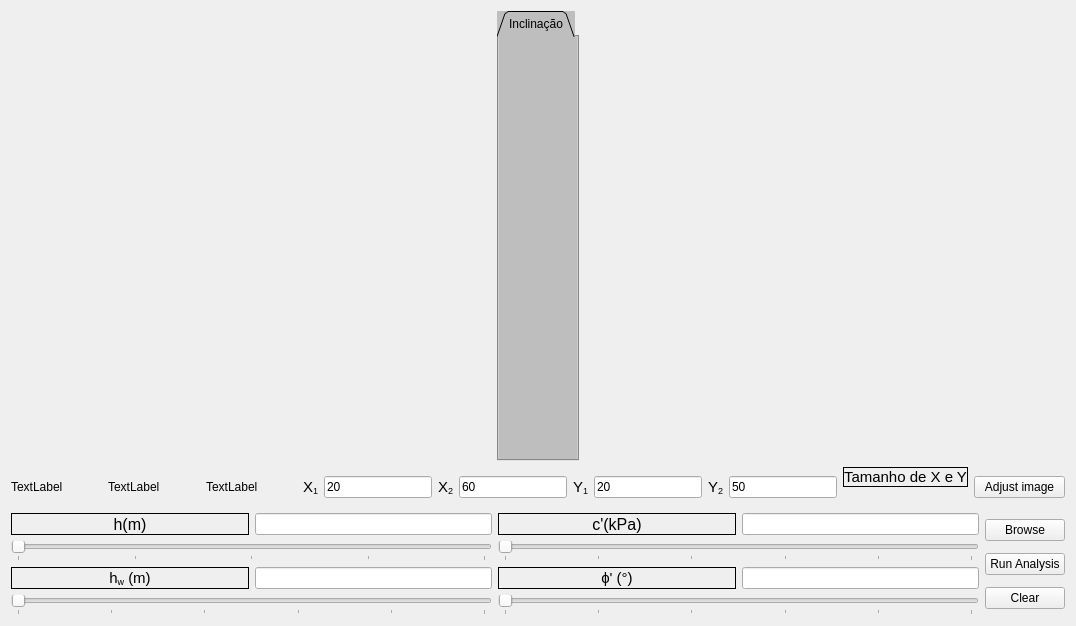
<?xml version="1.0" encoding="UTF-8"?>
<ui version="4.0">
 <class>AppTaludes</class>
 <widget class="QWidget" name="AppTaludes">
  <property name="geometry">
   <rect>
    <x>0</x>
    <y>0</y>
    <width>1076</width>
    <height>626</height>
   </rect>
  </property>
  <property name="sizePolicy">
   <sizepolicy hsizetype="MinimumExpanding" vsizetype="MinimumExpanding">
    <horstretch>0</horstretch>
    <verstretch>0</verstretch>
   </sizepolicy>
  </property>
  <property name="minimumSize">
   <size>
    <width>1076</width>
    <height>626</height>
   </size>
  </property>
  <property name="mouseTracking">
   <bool>false</bool>
  </property>
  <property name="windowTitle">
   <string>AppTaludes</string>
  </property>
  <property name="layoutDirection">
   <enum>Qt::LeftToRight</enum>
  </property>
  <layout class="QGridLayout" name="gridLayout">
   <item row="3" column="1">
    <layout class="QHBoxLayout" name="down_Layout">
     <property name="sizeConstraint">
      <enum>QLayout::SetMaximumSize</enum>
     </property>
     <item>
      <layout class="QGridLayout" name="h_hw_Layout">
       <property name="sizeConstraint">
        <enum>QLayout::SetFixedSize</enum>
       </property>
       <item row="1" column="0">
        <widget class="QSlider" name="horizontalSlider_H">
         <property name="sizePolicy">
          <sizepolicy hsizetype="Minimum" vsizetype="Fixed">
           <horstretch>0</horstretch>
           <verstretch>0</verstretch>
          </sizepolicy>
         </property>
         <property name="mouseTracking">
          <bool>false</bool>
         </property>
         <property name="tabletTracking">
          <bool>false</bool>
         </property>
         <property name="acceptDrops">
          <bool>false</bool>
         </property>
         <property name="autoFillBackground">
          <bool>true</bool>
         </property>
         <property name="minimum">
          <number>10</number>
         </property>
         <property name="maximum">
          <number>50</number>
         </property>
         <property name="pageStep">
          <number>0</number>
         </property>
         <property name="value">
          <number>10</number>
         </property>
         <property name="orientation">
          <enum>Qt::Horizontal</enum>
         </property>
         <property name="tickPosition">
          <enum>QSlider::TicksBelow</enum>
         </property>
         <property name="tickInterval">
          <number>10</number>
         </property>
        </widget>
       </item>
       <item row="0" column="0">
        <layout class="QHBoxLayout" name="horizontalLayout_2">
         <item>
          <widget class="QLabel" name="hLbl">
           <property name="sizePolicy">
            <sizepolicy hsizetype="Minimum" vsizetype="Preferred">
             <horstretch>0</horstretch>
             <verstretch>0</verstretch>
            </sizepolicy>
           </property>
           <property name="font">
            <font>
             <pointsize>12</pointsize>
             <bold>false</bold>
            </font>
           </property>
           <property name="mouseTracking">
            <bool>true</bool>
           </property>
           <property name="autoFillBackground">
            <bool>true</bool>
           </property>
           <property name="frameShape">
            <enum>QFrame::Panel</enum>
           </property>
           <property name="text">
            <string>h(m)</string>
           </property>
           <property name="alignment">
            <set>Qt::AlignCenter</set>
           </property>
          </widget>
         </item>
         <item>
          <widget class="QLineEdit" name="hlineEdit">
           <property name="sizePolicy">
            <sizepolicy hsizetype="Minimum" vsizetype="Fixed">
             <horstretch>0</horstretch>
             <verstretch>0</verstretch>
            </sizepolicy>
           </property>
           <property name="text">
            <string/>
           </property>
          </widget>
         </item>
        </layout>
       </item>
       <item row="2" column="0">
        <layout class="QHBoxLayout" name="horizontalLayout_6">
         <item>
          <widget class="QLabel" name="hwLbl">
           <property name="sizePolicy">
            <sizepolicy hsizetype="Minimum" vsizetype="Preferred">
             <horstretch>0</horstretch>
             <verstretch>0</verstretch>
            </sizepolicy>
           </property>
           <property name="font">
            <font>
             <pointsize>11</pointsize>
             <bold>false</bold>
            </font>
           </property>
           <property name="autoFillBackground">
            <bool>true</bool>
           </property>
           <property name="frameShape">
            <enum>QFrame::Panel</enum>
           </property>
           <property name="text">
            <string>&lt;html&gt;&lt;head/&gt;&lt;body&gt;&lt;p&gt;h&lt;span style=&quot; vertical-align:sub;&quot;&gt;w&lt;/span&gt; (m)&lt;/p&gt;&lt;/body&gt;&lt;/html&gt;</string>
           </property>
           <property name="alignment">
            <set>Qt::AlignCenter</set>
           </property>
          </widget>
         </item>
         <item>
          <widget class="QLineEdit" name="hwlineEdit">
           <property name="sizePolicy">
            <sizepolicy hsizetype="Minimum" vsizetype="Fixed">
             <horstretch>0</horstretch>
             <verstretch>0</verstretch>
            </sizepolicy>
           </property>
          </widget>
         </item>
        </layout>
       </item>
       <item row="3" column="0">
        <widget class="QSlider" name="horizontalSlider_Hw">
         <property name="autoFillBackground">
          <bool>true</bool>
         </property>
         <property name="maximum">
          <number>100</number>
         </property>
         <property name="singleStep">
          <number>4</number>
         </property>
         <property name="pageStep">
          <number>1</number>
         </property>
         <property name="sliderPosition">
          <number>0</number>
         </property>
         <property name="orientation">
          <enum>Qt::Horizontal</enum>
         </property>
         <property name="tickPosition">
          <enum>QSlider::TicksBelow</enum>
         </property>
         <property name="tickInterval">
          <number>20</number>
         </property>
        </widget>
       </item>
      </layout>
     </item>
     <item>
      <layout class="QGridLayout" name="gridLayout_3">
       <property name="sizeConstraint">
        <enum>QLayout::SetMaximumSize</enum>
       </property>
       <item row="1" column="0">
        <widget class="QSlider" name="horizontalSlider_C">
         <property name="sizePolicy">
          <sizepolicy hsizetype="Minimum" vsizetype="Fixed">
           <horstretch>0</horstretch>
           <verstretch>0</verstretch>
          </sizepolicy>
         </property>
         <property name="autoFillBackground">
          <bool>true</bool>
         </property>
         <property name="maximum">
          <number>20</number>
         </property>
         <property name="singleStep">
          <number>1</number>
         </property>
         <property name="pageStep">
          <number>1</number>
         </property>
         <property name="value">
          <number>0</number>
         </property>
         <property name="orientation">
          <enum>Qt::Horizontal</enum>
         </property>
         <property name="tickPosition">
          <enum>QSlider::TicksBelow</enum>
         </property>
         <property name="tickInterval">
          <number>4</number>
         </property>
        </widget>
       </item>
       <item row="2" column="0">
        <layout class="QHBoxLayout" name="horizontalLayout_5">
         <property name="sizeConstraint">
          <enum>QLayout::SetDefaultConstraint</enum>
         </property>
         <item>
          <widget class="QLabel" name="oLbl">
           <property name="sizePolicy">
            <sizepolicy hsizetype="Minimum" vsizetype="Preferred">
             <horstretch>0</horstretch>
             <verstretch>0</verstretch>
            </sizepolicy>
           </property>
           <property name="font">
            <font>
             <pointsize>11</pointsize>
             <bold>false</bold>
            </font>
           </property>
           <property name="mouseTracking">
            <bool>true</bool>
           </property>
           <property name="autoFillBackground">
            <bool>true</bool>
           </property>
           <property name="frameShape">
            <enum>QFrame::Panel</enum>
           </property>
           <property name="text">
            <string>ϕ' (°)</string>
           </property>
           <property name="alignment">
            <set>Qt::AlignCenter</set>
           </property>
          </widget>
         </item>
         <item>
          <widget class="QLineEdit" name="philineEdit">
           <property name="sizePolicy">
            <sizepolicy hsizetype="Minimum" vsizetype="Fixed">
             <horstretch>0</horstretch>
             <verstretch>0</verstretch>
            </sizepolicy>
           </property>
           <property name="autoFillBackground">
            <bool>false</bool>
           </property>
          </widget>
         </item>
        </layout>
       </item>
       <item row="3" column="0">
        <widget class="QSlider" name="horizontalSlider_Phi">
         <property name="autoFillBackground">
          <bool>true</bool>
         </property>
         <property name="minimum">
          <number>15</number>
         </property>
         <property name="maximum">
          <number>45</number>
         </property>
         <property name="singleStep">
          <number>1</number>
         </property>
         <property name="pageStep">
          <number>1</number>
         </property>
         <property name="orientation">
          <enum>Qt::Horizontal</enum>
         </property>
         <property name="tickPosition">
          <enum>QSlider::TicksBelow</enum>
         </property>
         <property name="tickInterval">
          <number>6</number>
         </property>
        </widget>
       </item>
       <item row="0" column="0">
        <layout class="QHBoxLayout" name="horizontalLayout">
         <property name="sizeConstraint">
          <enum>QLayout::SetDefaultConstraint</enum>
         </property>
         <item>
          <widget class="QLabel" name="cLbl">
           <property name="sizePolicy">
            <sizepolicy hsizetype="Minimum" vsizetype="Preferred">
             <horstretch>0</horstretch>
             <verstretch>0</verstretch>
            </sizepolicy>
           </property>
           <property name="font">
            <font>
             <pointsize>12</pointsize>
             <bold>false</bold>
            </font>
           </property>
           <property name="mouseTracking">
            <bool>true</bool>
           </property>
           <property name="tabletTracking">
            <bool>false</bool>
           </property>
           <property name="autoFillBackground">
            <bool>true</bool>
           </property>
           <property name="frameShape">
            <enum>QFrame::Panel</enum>
           </property>
           <property name="frameShadow">
            <enum>QFrame::Plain</enum>
           </property>
           <property name="text">
            <string>c'(kPa)</string>
           </property>
           <property name="alignment">
            <set>Qt::AlignCenter</set>
           </property>
          </widget>
         </item>
         <item>
          <widget class="QLineEdit" name="ClineEdit">
           <property name="sizePolicy">
            <sizepolicy hsizetype="Minimum" vsizetype="Fixed">
             <horstretch>0</horstretch>
             <verstretch>0</verstretch>
            </sizepolicy>
           </property>
           <property name="focusPolicy">
            <enum>Qt::NoFocus</enum>
           </property>
           <property name="clearButtonEnabled">
            <bool>false</bool>
           </property>
          </widget>
         </item>
        </layout>
       </item>
      </layout>
     </item>
     <item>
      <layout class="QVBoxLayout" name="btnLayout">
       <property name="sizeConstraint">
        <enum>QLayout::SetMaximumSize</enum>
       </property>
       <item>
        <widget class="QPushButton" name="browse">
         <property name="text">
          <string>Browse</string>
         </property>
        </widget>
       </item>
       <item>
        <widget class="QPushButton" name="AnalysisBtn">
         <property name="text">
          <string>Run Analysis</string>
         </property>
        </widget>
       </item>
       <item>
        <widget class="QPushButton" name="ClearBtn">
         <property name="text">
          <string>Clear</string>
         </property>
        </widget>
       </item>
      </layout>
     </item>
    </layout>
   </item>
   <item row="1" column="1">
    <layout class="QHBoxLayout" name="canvas_Layout">
     <property name="sizeConstraint">
      <enum>QLayout::SetNoConstraint</enum>
     </property>
     <property name="leftMargin">
      <number>0</number>
     </property>
     <item>
      <layout class="QHBoxLayout" name="horizontalLayout_3"/>
     </item>
     <item>
      <widget class="QTabWidget" name="tabs">
       <property name="sizePolicy">
        <sizepolicy hsizetype="Maximum" vsizetype="MinimumExpanding">
         <horstretch>0</horstretch>
         <verstretch>0</verstretch>
        </sizepolicy>
       </property>
       <property name="autoFillBackground">
        <bool>false</bool>
       </property>
       <property name="styleSheet">
        <string notr="true">color: rgb(0, 0, 0);
background-color: rgb(190, 190, 190);</string>
       </property>
       <property name="tabShape">
        <enum>QTabWidget::Triangular</enum>
       </property>
       <property name="currentIndex">
        <number>0</number>
       </property>
       <property name="elideMode">
        <enum>Qt::ElideNone</enum>
       </property>
       <property name="usesScrollButtons">
        <bool>false</bool>
       </property>
       <property name="tabBarAutoHide">
        <bool>false</bool>
       </property>
       <widget class="QWidget" name="tab">
        <attribute name="title">
         <string>Inclinação</string>
        </attribute>
        <widget class="QWidget" name="layoutWidget">
         <property name="geometry">
          <rect>
           <x>0</x>
           <y>0</y>
           <width>1051</width>
           <height>391</height>
          </rect>
         </property>
         <layout class="QHBoxLayout" name="horizontalLayout_4">
          <property name="sizeConstraint">
           <enum>QLayout::SetMinAndMaxSize</enum>
          </property>
         </layout>
        </widget>
       </widget>
      </widget>
     </item>
    </layout>
   </item>
   <item row="2" column="1">
    <layout class="QHBoxLayout" name="middle_Layout">
     <property name="sizeConstraint">
      <enum>QLayout::SetFixedSize</enum>
     </property>
     <item>
      <widget class="QLabel" name="imgname">
       <property name="autoFillBackground">
        <bool>true</bool>
       </property>
       <property name="text">
        <string>TextLabel</string>
       </property>
      </widget>
     </item>
     <item>
      <widget class="QLabel" name="imgsizex">
       <property name="text">
        <string>TextLabel</string>
       </property>
      </widget>
     </item>
     <item>
      <widget class="QLabel" name="imgsizey">
       <property name="text">
        <string>TextLabel</string>
       </property>
      </widget>
     </item>
     <item>
      <widget class="QLabel" name="x1label">
       <property name="sizePolicy">
        <sizepolicy hsizetype="Maximum" vsizetype="Minimum">
         <horstretch>0</horstretch>
         <verstretch>0</verstretch>
        </sizepolicy>
       </property>
       <property name="font">
        <font>
         <pointsize>11</pointsize>
         <bold>false</bold>
        </font>
       </property>
       <property name="autoFillBackground">
        <bool>true</bool>
       </property>
       <property name="frameShape">
        <enum>QFrame::NoFrame</enum>
       </property>
       <property name="lineWidth">
        <number>1</number>
       </property>
       <property name="text">
        <string>&lt;html&gt;&lt;head/&gt;&lt;body&gt;&lt;p&gt;X&lt;span style=&quot; vertical-align:sub;&quot;&gt;1&lt;/span&gt;&lt;/p&gt;&lt;/body&gt;&lt;/html&gt;</string>
       </property>
       <property name="scaledContents">
        <bool>true</bool>
       </property>
       <property name="margin">
        <number>5</number>
       </property>
      </widget>
     </item>
     <item>
      <widget class="QLineEdit" name="y1lineEdit">
       <property name="sizePolicy">
        <sizepolicy hsizetype="Minimum" vsizetype="Fixed">
         <horstretch>0</horstretch>
         <verstretch>0</verstretch>
        </sizepolicy>
       </property>
       <property name="autoFillBackground">
        <bool>false</bool>
       </property>
       <property name="text">
        <string>20</string>
       </property>
       <property name="placeholderText">
        <string>20</string>
       </property>
      </widget>
     </item>
     <item>
      <widget class="QLabel" name="x2label">
       <property name="sizePolicy">
        <sizepolicy hsizetype="Maximum" vsizetype="Minimum">
         <horstretch>0</horstretch>
         <verstretch>0</verstretch>
        </sizepolicy>
       </property>
       <property name="font">
        <font>
         <pointsize>11</pointsize>
         <bold>false</bold>
        </font>
       </property>
       <property name="autoFillBackground">
        <bool>true</bool>
       </property>
       <property name="frameShape">
        <enum>QFrame::NoFrame</enum>
       </property>
       <property name="text">
        <string>&lt;html&gt;&lt;head/&gt;&lt;body&gt;&lt;p&gt;X&lt;span style=&quot; vertical-align:sub;&quot;&gt;2&lt;/span&gt;&lt;/p&gt;&lt;/body&gt;&lt;/html&gt;</string>
       </property>
       <property name="scaledContents">
        <bool>true</bool>
       </property>
       <property name="margin">
        <number>5</number>
       </property>
      </widget>
     </item>
     <item>
      <widget class="QLineEdit" name="y2lineEdit">
       <property name="sizePolicy">
        <sizepolicy hsizetype="Minimum" vsizetype="Fixed">
         <horstretch>0</horstretch>
         <verstretch>0</verstretch>
        </sizepolicy>
       </property>
       <property name="text">
        <string>60</string>
       </property>
       <property name="placeholderText">
        <string>60</string>
       </property>
      </widget>
     </item>
     <item>
      <widget class="QLabel" name="y1label">
       <property name="sizePolicy">
        <sizepolicy hsizetype="Maximum" vsizetype="Minimum">
         <horstretch>0</horstretch>
         <verstretch>0</verstretch>
        </sizepolicy>
       </property>
       <property name="font">
        <font>
         <pointsize>11</pointsize>
         <bold>false</bold>
        </font>
       </property>
       <property name="autoFillBackground">
        <bool>true</bool>
       </property>
       <property name="frameShape">
        <enum>QFrame::NoFrame</enum>
       </property>
       <property name="text">
        <string>&lt;html&gt;&lt;head/&gt;&lt;body&gt;&lt;p&gt;Y&lt;span style=&quot; vertical-align:sub;&quot;&gt;1&lt;/span&gt;&lt;/p&gt;&lt;/body&gt;&lt;/html&gt;</string>
       </property>
       <property name="scaledContents">
        <bool>true</bool>
       </property>
       <property name="margin">
        <number>5</number>
       </property>
      </widget>
     </item>
     <item>
      <widget class="QLineEdit" name="x1lineEdit">
       <property name="sizePolicy">
        <sizepolicy hsizetype="Minimum" vsizetype="Fixed">
         <horstretch>0</horstretch>
         <verstretch>0</verstretch>
        </sizepolicy>
       </property>
       <property name="text">
        <string>20</string>
       </property>
       <property name="placeholderText">
        <string>20</string>
       </property>
      </widget>
     </item>
     <item>
      <widget class="QLabel" name="y2label">
       <property name="sizePolicy">
        <sizepolicy hsizetype="Maximum" vsizetype="Minimum">
         <horstretch>0</horstretch>
         <verstretch>0</verstretch>
        </sizepolicy>
       </property>
       <property name="font">
        <font>
         <pointsize>11</pointsize>
         <bold>false</bold>
        </font>
       </property>
       <property name="layoutDirection">
        <enum>Qt::LeftToRight</enum>
       </property>
       <property name="autoFillBackground">
        <bool>true</bool>
       </property>
       <property name="frameShape">
        <enum>QFrame::NoFrame</enum>
       </property>
       <property name="text">
        <string>&lt;html&gt;&lt;head/&gt;&lt;body&gt;&lt;p&gt;Y&lt;span style=&quot; vertical-align:sub;&quot;&gt;2&lt;/span&gt;&lt;/p&gt;&lt;/body&gt;&lt;/html&gt;</string>
       </property>
       <property name="scaledContents">
        <bool>true</bool>
       </property>
       <property name="margin">
        <number>5</number>
       </property>
      </widget>
     </item>
     <item>
      <widget class="QLineEdit" name="x2lineEdit">
       <property name="sizePolicy">
        <sizepolicy hsizetype="Minimum" vsizetype="Fixed">
         <horstretch>0</horstretch>
         <verstretch>0</verstretch>
        </sizepolicy>
       </property>
       <property name="text">
        <string>50</string>
       </property>
       <property name="placeholderText">
        <string>50</string>
       </property>
      </widget>
     </item>
     <item>
      <layout class="QVBoxLayout" name="verticalLayout">
       <item>
        <widget class="QLabel" name="limits">
         <property name="font">
          <font>
           <pointsize>11</pointsize>
           <bold>false</bold>
          </font>
         </property>
         <property name="frameShape">
          <enum>QFrame::Panel</enum>
         </property>
         <property name="text">
          <string>Tamanho de X e Y</string>
         </property>
         <property name="alignment">
          <set>Qt::AlignCenter</set>
         </property>
        </widget>
       </item>
       <item>
        <widget class="QLabel" name="label">
         <property name="layoutDirection">
          <enum>Qt::LeftToRight</enum>
         </property>
         <property name="autoFillBackground">
          <bool>true</bool>
         </property>
         <property name="text">
          <string/>
         </property>
        </widget>
       </item>
      </layout>
     </item>
     <item>
      <widget class="QPushButton" name="Adjust">
       <property name="text">
        <string>Adjust image</string>
       </property>
      </widget>
     </item>
    </layout>
   </item>
   <item row="0" column="1">
    <layout class="QHBoxLayout" name="horizontalLayout_8">
     <property name="sizeConstraint">
      <enum>QLayout::SetFixedSize</enum>
     </property>
    </layout>
   </item>
  </layout>
 </widget>
 <resources/>
 <connections>
  <connection>
   <sender>ClearBtn</sender>
   <signal>clicked()</signal>
   <receiver>philineEdit</receiver>
   <slot>clear()</slot>
   <hints>
    <hint type="sourcelabel">
     <x>1064</x>
     <y>606</y>
    </hint>
    <hint type="destinationlabel">
     <x>975</x>
     <y>587</y>
    </hint>
   </hints>
  </connection>
  <connection>
   <sender>ClearBtn</sender>
   <signal>clicked()</signal>
   <receiver>ClineEdit</receiver>
   <slot>clear()</slot>
   <hints>
    <hint type="sourcelabel">
     <x>1064</x>
     <y>606</y>
    </hint>
    <hint type="destinationlabel">
     <x>975</x>
     <y>529</y>
    </hint>
   </hints>
  </connection>
  <connection>
   <sender>ClearBtn</sender>
   <signal>clicked()</signal>
   <receiver>hwlineEdit</receiver>
   <slot>clear()</slot>
   <hints>
    <hint type="sourcelabel">
     <x>1064</x>
     <y>606</y>
    </hint>
    <hint type="destinationlabel">
     <x>355</x>
     <y>568</y>
    </hint>
   </hints>
  </connection>
  <connection>
   <sender>ClearBtn</sender>
   <signal>clicked()</signal>
   <receiver>hlineEdit</receiver>
   <slot>clear()</slot>
   <hints>
    <hint type="sourcelabel">
     <x>1064</x>
     <y>606</y>
    </hint>
    <hint type="destinationlabel">
     <x>488</x>
     <y>529</y>
    </hint>
   </hints>
  </connection>
  <connection>
   <sender>browse</sender>
   <signal>clicked()</signal>
   <receiver>AppTaludes</receiver>
   <slot>getfile()</slot>
   <hints>
    <hint type="sourcelabel">
     <x>1064</x>
     <y>534</y>
    </hint>
    <hint type="destinationlabel">
     <x>839</x>
     <y>443</y>
    </hint>
   </hints>
  </connection>
  <connection>
   <sender>ClearBtn</sender>
   <signal>clicked()</signal>
   <receiver>y2lineEdit</receiver>
   <slot>clear()</slot>
   <hints>
    <hint type="sourcelabel">
     <x>1064</x>
     <y>606</y>
    </hint>
    <hint type="destinationlabel">
     <x>795</x>
     <y>484</y>
    </hint>
   </hints>
  </connection>
  <connection>
   <sender>ClearBtn</sender>
   <signal>clicked()</signal>
   <receiver>y1lineEdit</receiver>
   <slot>clear()</slot>
   <hints>
    <hint type="sourcelabel">
     <x>1064</x>
     <y>606</y>
    </hint>
    <hint type="destinationlabel">
     <x>631</x>
     <y>484</y>
    </hint>
   </hints>
  </connection>
  <connection>
   <sender>ClearBtn</sender>
   <signal>clicked()</signal>
   <receiver>x2lineEdit</receiver>
   <slot>clear()</slot>
   <hints>
    <hint type="sourcelabel">
     <x>1064</x>
     <y>606</y>
    </hint>
    <hint type="destinationlabel">
     <x>468</x>
     <y>484</y>
    </hint>
   </hints>
  </connection>
  <connection>
   <sender>ClearBtn</sender>
   <signal>clicked()</signal>
   <receiver>label</receiver>
   <slot>clear()</slot>
   <hints>
    <hint type="sourcelabel">
     <x>1064</x>
     <y>606</y>
    </hint>
    <hint type="destinationlabel">
     <x>929</x>
     <y>494</y>
    </hint>
   </hints>
  </connection>
  <connection>
   <sender>Adjust</sender>
   <signal>clicked()</signal>
   <receiver>AppTaludes</receiver>
   <slot>figureAdjust()</slot>
   <hints>
    <hint type="sourcelabel">
     <x>1065</x>
     <y>484</y>
    </hint>
    <hint type="destinationlabel">
     <x>1054</x>
     <y>416</y>
    </hint>
   </hints>
  </connection>
  <connection>
   <sender>ClearBtn</sender>
   <signal>clicked()</signal>
   <receiver>imgsizex</receiver>
   <slot>clear()</slot>
   <hints>
    <hint type="sourcelabel">
     <x>1040</x>
     <y>591</y>
    </hint>
    <hint type="destinationlabel">
     <x>191</x>
     <y>474</y>
    </hint>
   </hints>
  </connection>
  <connection>
   <sender>ClearBtn</sender>
   <signal>clicked()</signal>
   <receiver>x1lineEdit</receiver>
   <slot>clear()</slot>
   <hints>
    <hint type="sourcelabel">
     <x>1064</x>
     <y>606</y>
    </hint>
    <hint type="destinationlabel">
     <x>303</x>
     <y>484</y>
    </hint>
   </hints>
  </connection>
 </connections>
 <slots>
  <slot>getfile()</slot>
  <slot>runAnalysis()</slot>
  <slot>clearCanvas()</slot>
  <slot>figureAdjust()</slot>
 </slots>
</ui>
